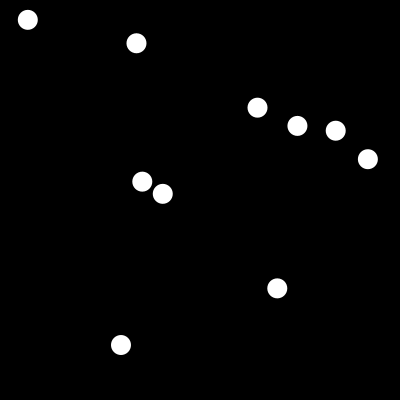
Frame 1 (no input)
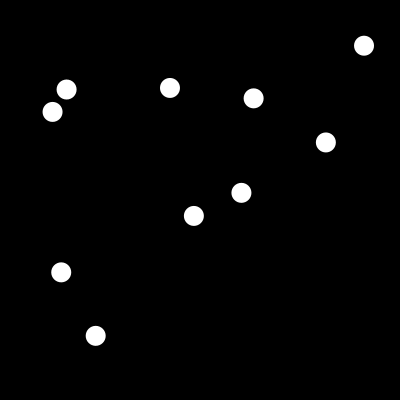
Frame 60 (the mouse pressed at the canvas centre just before this capture)
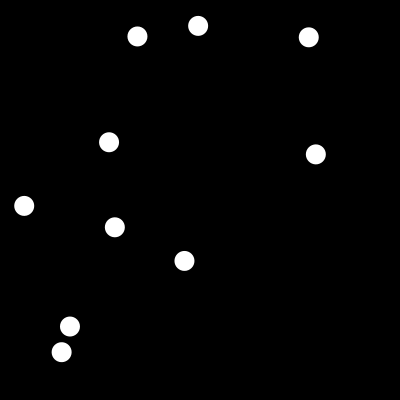
Frame 120 (the mouse held since frame 60 and released just before this capture)

The Processing sketch that drew these frames (run headless with seeded random() and noise(); from frame 60 on, the mouse is pressed at the canvas centre):

// Processing sketch: processing_24094
// ── processing_24094.pde

ArrayList cerclesArrayList;

void setup() {
  size(400,400);
  smooth();
  cerclesArrayList = new ArrayList();

  for ( int i =0 ; i < 10 ; i++ ) {
    CercleClass cercle = new CercleClass();
    cerclesArrayList.add(cercle);
  }
}


void draw() {

  background(0);
  
  // Chercher les collisions
   for ( int i =0 ; i < cerclesArrayList.size() ; i++ ) {
     
     CercleClass cercle_i = (CercleClass) cerclesArrayList.get(i);
     
     for ( int j =i+1 ; j < cerclesArrayList.size() ; j++ ) {
       
       CercleClass cercle_j = (CercleClass) cerclesArrayList.get(j);
       float distance = dist(cercle_i.x,cercle_i.y,cercle_j.x,cercle_j.y);
       if ( distance < (cercle_i.diametre + cercle_j.diametre)/2 ) {
         cercle_i.couleur = color(255,0,0);
         cercle_j.couleur = color(255,0,0);
       }
     }
   }
  
  for ( int i =0 ; i < cerclesArrayList.size() ; i++ ) {
    CercleClass cercle = (CercleClass) cerclesArrayList.get(i);
    cercle.draw();
    // Remettre les couleurs aux valeurs initiales
    cercle.couleur = color(255);
  }
}

class CercleClass {
 float x,y; 
 float dx,dy;
 color couleur;
 int diametre;
  
  CercleClass() {
    diametre = 20;
    x = random(diametre/2,width-diametre/2);
    y= random(diametre/2,height-diametre/2); 
    couleur = color(255);
    dx = random(-2,2);
    dy = random(-2,2);
  }
  
  void draw() {
    
    x = x + dx;
    y = y + dy;
    
    if ( x > width-diametre/2 ) {
      dx = dx * -1;
      x =  width-diametre/2;
    } else if ( x < diametre/2 ) {
      dx = dx * -1;
      x =  diametre/2;
    }
    
     if ( y > height-diametre/2 ) {
      dy = dy * -1;
      y =  height-diametre/2;
    } else if ( y < diametre/2 ) {
      dy = dy * -1;
      y =  diametre/2;
    }
    
    noStroke();
    fill(couleur);
    ellipse(x,y,diametre,diametre);
    
  }
  
  
}
